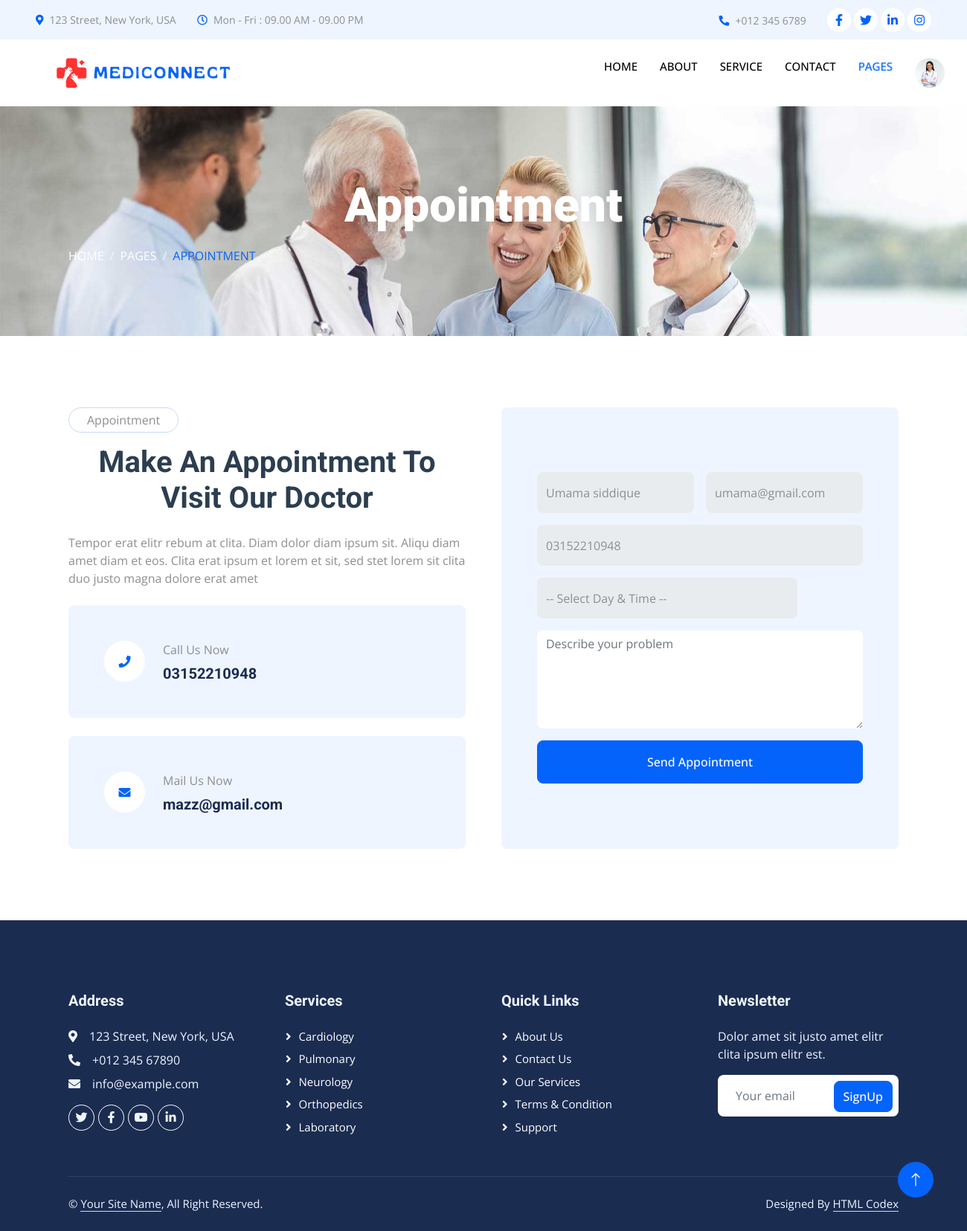
The page /appointment.php?id=17 (signed in) on the database its author committed.
### tables this page shows
CREATE TABLE `patient_register` (
  `id` int(11) NOT NULL,
  `name` varchar(50) NOT NULL,
  `email` varchar(100) NOT NULL,
  `password` varchar(50) NOT NULL,
  `role` varchar(50) NOT NULL,
  `date_time` varchar(200) NOT NULL,
  `contact` varchar(20) DEFAULT NULL,
  `gender` varchar(10) DEFAULT NULL,
  `profile_pic` varchar(255) DEFAULT 'default.png',
  `banner` varchar(100) DEFAULT NULL,
  `city` varchar(50) DEFAULT NULL,
  `updated_at` datetime DEFAULT NULL
);

CREATE TABLE `doctor_register` (
  `id` int(11) NOT NULL,
  `name` varchar(50) NOT NULL,
  `email` varchar(100) NOT NULL,
  `password` varchar(50) NOT NULL,
  `role` varchar(50) NOT NULL,
  `phone` varchar(50) DEFAULT NULL,
  `gender` varchar(10) DEFAULT NULL,
  `location` varchar(50) DEFAULT NULL,
  `postal_code` varchar(20) DEFAULT NULL,
  `clinic_address` varchar(255) DEFAULT NULL,
  `category` varchar(50) DEFAULT NULL,
  `qualification` varchar(100) DEFAULT NULL,
  `experience` int(11) DEFAULT NULL,
  `profile_pic` varchar(255) DEFAULT 'default.png',
  `date_time` timestamp NOT NULL DEFAULT current_timestamp(),
  `bio` varchar(200) DEFAULT NULL,
  `from_time` int(11) DEFAULT NULL,
  `to_time` int(11) DEFAULT NULL,
  `available_day` varchar(50) DEFAULT NULL
);

### appointment.php (the view, shortened to what this page needs)
<?php
include("connection.php");
$patient_id = $_SESSION['patientid'];
?>
<!DOCTYPE html>
<html lang="en">
<head>
    <link href="https://cdnjs.cloudflare.com/ajax/libs/font-awesome/5.10.0/css/all.min.css" rel="stylesheet">
    <link href="https://cdn.jsdelivr.net/npm/bootstrap-icons@1.4.1/font/bootstrap-icons.css" rel="stylesheet">
    <link href="lib/animate/animate.min.css" rel="stylesheet">
    <link href="lib/owlcarousel/assets/owl.carousel.min.css" rel="stylesheet">
    <link href="lib/tempusdominus/css/tempusdominus-bootstrap-4.min.css" rel="stylesheet" />
    <link href="css/bootstrap.min.css" rel="stylesheet">
    <link href="css/style.css" rel="stylesheet">
</head>
<body>
    <?php
    include("components/navbar.php")
    ?>
    <div class="container-fluid page-header py-5 mb-5 wow fadeIn" data-wow-delay="0.1s">
        <div class="container py-5">
            <h1 class="display-3 text-white mb-3 animated slideInDown">Appointment</h1>
            <nav aria-label="breadcrumb animated slideInDown">
                <ol class="breadcrumb text-uppercase mb-0">
                    <li class="breadcrumb-item"><a class="text-white" href="#">Home</a></li>
                    <li class="breadcrumb-item"><a class="text-white" href="#">Pages</a></li>
                    <li class="breadcrumb-item text-primary active" aria-current="page">Appointment</li>
                </ol>
            </nav>
        </div>
    </div>
     <?php
        $querydf = "SELECT phone,email FROM doctor_register";
        $resultdf = mysqli_query($conn,$querydf);
        $rowdf = mysqli_fetch_assoc($resultdf);
     ?>
    <div class="container-xxl py-5">
        <div class="container">
            <div class="row g-5">
                <div class="col-lg-6 wow fadeInUp" data-wow-delay="0.1s">
                    <p class="d-inline-block border rounded-pill py-1 px-4">Appointment</p>
                    <h1 class="mb-4">Make An Appointment To Visit Our Doctor</h1>
                    <p class="mb-4">Tempor erat elitr rebum at clita. Diam dolor diam ipsum sit. Aliqu diam amet diam et eos. Clita erat ipsum et lorem et sit, sed stet lorem sit clita duo justo magna dolore erat amet</p>
                    <div class="bg-light rounded d-flex align-items-center p-5 mb-4">
                        <div title="Direct Call" class="d-flex flex-shrink-0 align-items-center justify-content-center rounded-circle bg-white" style="width: 55px; height: 55px;">
                            <a href="tel:<?php echo $rowdf['phone']; ?>">
                                <i class="fa fa-phone text-primary"></i>
                            </a>
                        </div>
                        <div class="ms-4">
                            <p class="mb-2">Call Us Now</p>
                            <h5 class="mb-0"><?php echo $rowdf['phone'] ?></h5>
                        </div>
                    </div>
                    <div class="bg-light rounded d-flex align-items-center p-5">
                        <div title="Send Email" class="d-flex flex-shrink-0 align-items-center justify-content-center rounded-circle bg-white" style="width: 55px; height: 55px;">
                        <i class="fa fa-envelope text-primary"></i>
                        </div>
                        <div class="ms-4">
                            <p class="mb-2">Mail Us Now</p>
                            <h5 class="mb-0"><?php echo $rowdf['email'] ?></h5>
                        </div>
                    </div>
                </div>
                <div class="col-lg-6 wow fadeInUp" data-wow-delay="0.5s">
                    <div class="bg-light rounded h-100 d-flex align-items-center p-5">
                        <form method='POST'>
                    <?php
                    $query_patient = "
                        SELECT
                            patient_register.name,
                            patient_register.email,
                            patient_register.contact
                        FROM
                            patient_register
                        WHERE
                            patient_register.id = $patient_id
                    ";
                    $result_patient = mysqli_query($conn, $query_patient);
                  if ($row = mysqli_fetch_assoc($result_patient)) {
    echo "
    <div class='row g-3'>
        <div class='col-12 col-sm-6'>
            <input readonly type='text' name='patient_name' value='" . $row['name'] . "' required class='form-control border-0' placeholder='Your Name' style='height: 55px;'>
        </div>
        <div class='col-12 col-sm-6'>
            <input readonly type='email' name='email' value='" . $row['email'] . "' required class='form-control border-0' placeholder='Your Email' style='height: 55px;'>
        </div>
        <div class='col-12'>
            <input readonly type='text' name='mobile' value='" . $row['contact'] . "' required class='form-control border-0' placeholder='Your Mobile' style='height: 55px;'>
        </div>
        <div class='col-12 col-sm-6'>
            <select name='day_time' class='form-control border-0' required style='height: 55px; width: 350px;'>
                <option value=''>-- Select Day & Time --</option>";
                echo "
                        </select>
                    </div>
                    <div class='col-12'>
                        <textarea name='message' class='form-control border-0' rows='5' placeholder='Describe your problem'></textarea>
                    </div>
                    <div class='col-12'>
                        <input name='send' type='submit' class='btn btn-primary w-100 py-3' value='Send Appointment'>
                    </div>
                </div>
                ";
            }
            else {
                    echo "<p>Patient data not found.</p>";
               }
              ?>
             </form>
                    </div>
                </div>
            </div>
        </div>
    </div>
    <div class="container-fluid bg-dark text-light footer mt-5 pt-5 wow fadeIn" data-wow-delay="0.1s">
        <div class="container py-5">
            <div class="row g-5">
                <div class="col-lg-3 col-md-6">
                    <h5 class="text-light mb-4">Address</h5>
                    <p class="mb-2"><i class="fa fa-map-marker-alt me-3"></i>123 Street, New York, USA</p>
                    <p class="mb-2"><i class="fa fa-phone-alt me-3"></i>+012 345 67890</p>
                    <p class="mb-2"><i class="fa fa-envelope me-3"></i>info@example.com</p>
                    <div class="d-flex pt-2">
                        <a class="btn btn-outline-light btn-social rounded-circle" href=""><i class="fab fa-twitter"></i></a>
                        <a class="btn btn-outline-light btn-social rounded-circle" href=""><i class="fab fa-facebook-f"></i></a>
                        <a class="btn btn-outline-light btn-social rounded-circle" href=""><i class="fab fa-youtube"></i></a>
                        <a class="btn btn-outline-light btn-social rounded-circle" href=""><i class="fab fa-linkedin-in"></i></a>
                    </div>
                </div>
                <div class="col-lg-3 col-md-6">
                    <h5 class="text-light mb-4">Services</h5>
                    <a class="btn btn-link" href="">Cardiology</a>
                    <a class="btn btn-link" href="">Pulmonary</a>
                    <a class="btn btn-link" href="">Neurology</a>
                    <a class="btn btn-link" href="">Orthopedics</a>
                    <a class="btn btn-link" href="">Laboratory</a>
                </div>
                <div class="col-lg-3 col-md-6">
                    <h5 class="text-light mb-4">Quick Links</h5>
                    <a class="btn btn-link" href="">About Us</a>
                    <a class="btn btn-link" href="">Contact Us</a>
                    <a class="btn btn-link" href="">Our Services</a>
                    <a class="btn btn-link" href="">Terms & Condition</a>
                    <a class="btn btn-link" href="">Support</a>
                </div>
                <div class="col-lg-3 col-md-6">
                    <h5 class="text-light mb-4">Newsletter</h5>
                    <p>Dolor amet sit justo amet elitr clita ipsum elitr est.</p>
                    <div class="position-relative mx-auto" style="max-width: 400px;">
                        <input class="form-control border-0 w-100 py-3 ps-4 pe-5" type="text" placeholder="Your email">
                        <button type="button" class="btn btn-primary py-2 position-absolute top-0 end-0 mt-2 me-2">SignUp</button>
                    </div>
                </div>
            </div>
        </div>
        <div class="container">
            <div class="copyright">
                <div class="row">
                    <div class="col-md-6 text-center text-md-start mb-3 mb-md-0">
                        &copy; <a class="border-bottom" href="#">Your Site Name</a>, All Right Reserved.
                    </div>
                    <div class="col-md-6 text-center text-md-end">
                        Designed By <a class="border-bottom" href="https://htmlcodex.com">HTML Codex</a>
                    </div>
                </div>
            </div>
        </div>
    </div>
    <a href="#" class="btn btn-lg btn-primary btn-lg-square rounded-circle back-to-top"><i class="bi bi-arrow-up"></i></a>
</body>
</html>

### components/navbar.php (shortened to what this page needs)
<div class="container-fluid bg-light p-0 wow fadeIn" data-wow-delay="0.1s">
    <div class="row gx-0 d-none d-lg-flex">
        <div class="col-lg-7 px-5 text-start">
            <div class="h-100 d-inline-flex align-items-center py-3 me-4">
                <small class="fa fa-map-marker-alt text-primary me-2"></small>
                <small>123 Street, New York, USA</small>
            </div>
            <div class="h-100 d-inline-flex align-items-center py-3">
                <small class="far fa-clock text-primary me-2"></small>
                <small>Mon - Fri : 09.00 AM - 09.00 PM</small>
            </div>
        </div>
        <div class="col-lg-5 px-5 text-end">
            <div class="h-100 d-inline-flex align-items-center py-3 me-4">
                <small class="fa fa-phone-alt text-primary me-2"></small>
                <small>+012 345 6789</small>
            </div>
            <div class="h-100 d-inline-flex align-items-center">
                <a class="btn btn-sm-square rounded-circle bg-white text-primary me-1" href="#"><i class="fab fa-facebook-f"></i></a>
                <a class="btn btn-sm-square rounded-circle bg-white text-primary me-1" href="#"><i class="fab fa-twitter"></i></a>
                <a class="btn btn-sm-square rounded-circle bg-white text-primary me-1" href="#"><i class="fab fa-linkedin-in"></i></a>
                <a class="btn btn-sm-square rounded-circle bg-white text-primary me-0" href="#"><i class="fab fa-instagram"></i></a>
            </div>
        </div>
    </div>
</div>
<nav class="navbar navbar-expand-lg bg-white navbar-light sticky-top p-0 wow fadeIn" data-wow-delay="0.1s">
    <a href="index.php" class="navbar-brand d-flex align-items-center px-4 px-lg-5">
        <img class="w-75 logo-blink" src="../Mediconnect/img/mediconnect_logo.png" alt="">
    </a>
    <div class="collapse navbar-collapse" id="navbarCollapse">
        <div class="navbar-nav ms-auto p-4 p-lg-0">
            <?php
            $currentPage = basename($_SERVER['PHP_SELF']);
            ?>
            <a href="index.php" class="nav-item nav-link <?php echo ($currentPage == 'index.php') ? 'active-blink' : ''; ?>">Home</a>
            <a href="about.php" class="nav-item nav-link <?php echo ($currentPage == 'about.php') ? 'active-blink' : ''; ?>">About</a>
            <a href="service.php" class="nav-item nav-link <?php echo ($currentPage == 'service.php') ? 'active-blink' : ''; ?>">Service</a>
            <a href="contact.php" class="nav-item nav-link <?php echo ($currentPage == 'contact.php') ? 'active-blink' : ''; ?>">Contact</a>
            <div class="nav-item dropdown">
    <a href="#" class="nav-link dropdown-toggle <?php echo in_array($currentPage, ['feature.php','disease_page.php','appointment.php','news_page.php','404.php']) ? 'active' : ''; ?>" data-bs-toggle="dropdown">Pages</a>
</div>
        <?php
        include("connection.php");
        if (isset($_SESSION['role']) && $_SESSION['role'] === "patient" && isset($_SESSION['patientid'])) {
            $patientid = $_SESSION['patientid'];
            $query = "SELECT id,profile_pic FROM patient_register WHERE id = $patientid";
            $result = mysqli_query($conn, $query);
            if ($result && $row = mysqli_fetch_assoc($result)) {
                $profileImg = $row['profile_pic'];
                echo "
               <div class='d-none d-lg-flex' id='doctorProfile' style='display:block;'>
                    <div class='nav-item dropdown'>
                        <a href='#' class='nav-link dropdown-toggle' data-bs-toggle='dropdown'>
                            <img src='Patient_dashboard/src/html/images/".$profileImg."' alt='Profile' class='profile-img'>
                        </a>
                        <div class='dropdown-menu dropdown-menu-end'>
                            <a href='Patient_dashboard/src/html/' class='dropdown-item'>Dashboard</a>
                            <a href='logout.php' class='dropdown-item'>Log Out</a>
                        </div>
                    </div>
                </div>";
            }
        }
        ?>
    </div>
</nav>

### rows shown on the page
patient_register: profile_pic (picture), patient_name "Umama siddique", email "umama@gmail.com", mobile "03152210948"
doctor_register: phone "03152210948", email "mazz@gmail.com"
